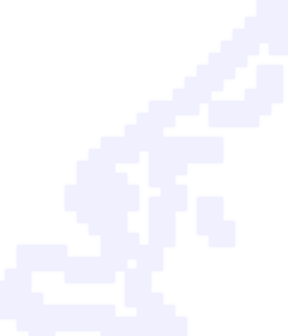
#> input picture assets/f1/circuits/austin.png, 288 x 336 px; its folder holds only this picture in this run
$ python -i logo_downloader.py   (imports and definitions only)
#> lines starting #> are read from the running program, lines starting #| are printed output that depends on the picture; after the words box and inside, x2 and y2 are one past the last pixel; in counts of white or black regions, pixels touching at a corner belong together
#> further down, picture is the input picture: PIL image 288x336 RGBA; mean R, G, B, A 240, 240, 255, 84.8
"""
Logo loader for F1 Scoreboard Plugin

Handles loading, caching, and resizing of F1 team logos, the F1 brand logo,
and circuit layout images. All assets are bundled as static PNGs.
Falls back to generating text-based placeholder logos for any missing teams.
"""

import logging
import os
from pathlib import Path
from typing import Dict, Optional, Tuple
from PIL import Image, ImageDraw, ImageEnhance, ImageFilter, ImageFont

from team_colors import get_team_color, normalize_constructor_id

logger = logging.getLogger(__name__)

# f1-live: team logos cleaned up for a 1:1 LED panel (asked for 2026-09-12 with
# a photo: the green Sauber K read, the wordmark under it was mush). Chosen from
# LED-dot mock-ups; each rule is keyed on the PNG's file name, from the bundled
# 96x96 art:
#   - every logo: crop the transparent margin before shrinking, so the mark
#     fills its slot (Aston Martin's is 80x18 of the 96: a few px tall uncropped)
#   - sauber, which the 2026 Audi team also resolves to: only the green K; the
#     SAUBER wordmark and the thin ring round it are illegible at 24 px
#   - ferrari, haas: drawn on their own white tile, a white block on the panel;
#     flood the tile away from its edge so the shield / H circle stands alone
#   - then harden: sharpen as it shows over black, lift saturation a touch, and
#     drop the faint half-transparent fringe instead of drawing it dim
#   - cadillac: pixel art drawn for the panel at the row's 20 px -- the colour
#     crest the user picked (tools/f1_cadillac_logo.py, 2026-09-12) in place of
#     a thin "CAD" placeholder -- so cropping or hardening would only damage it
#   - audi: the 2026 Audi team normalises to sauber, and draws audi.png when it
#     is there: the four rings as pixel art for the panel (tools/f1_audi_logo.py,
#     2026-09-13), in place of the Sauber K the user tired of. Unprocessed, like
#     cadillac; sauber.png and its K stay as the fallback.
_KEEP_ONLY = {"sauber": lambda r, g, b: g > 120 and r < 120 and b < 120}
_TILE_SEEDS = {"ferrari": ((2, 48), (93, 48)), "haas": ((14, 48), (81, 48))}
_NO_HARDEN = {"cadillac", "audi"}
_PREFERRED_FILES = {"sauber": ("audi",)}


def _harden(img: Image.Image) -> Image.Image:
    """Sharpen, saturate a touch, and make every pixel fully on or off."""
    r, g, b, a = img.convert("RGBA").split()
#> r: PIL image 288x336 L; every value is 240
#> b: PIL image 288x336 L; every value is 255
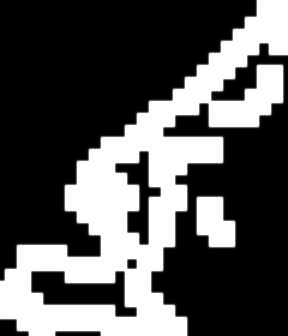
#> a: PIL image 288x336 L; min 0, max 255, mean 84.8
    comp = Image.composite(Image.merge("RGB", (r, g, b)), Image.new("RGB", img.size), a)
    comp = comp.filter(ImageFilter.UnsharpMask(radius=0.8, percent=130, threshold=1))
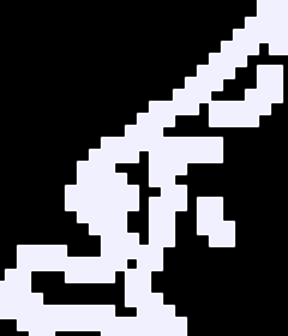
#> comp: PIL image 288x336 RGB; mean R, G, B 79.5, 79.5, 84
    comp = ImageEnhance.Color(comp).enhance(1.2)
    a = a.point(lambda v: 255 if v >= 100 else 0)
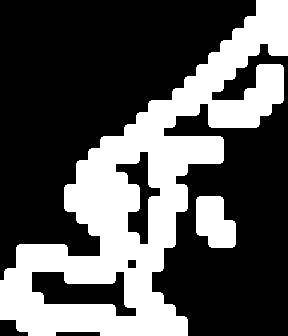
#> a: PIL image 288x336 L; 34.3% white; 2 white regions, box (x1, y1, x2, y2) and area: (0, 0, 288, 336) 31555, (196, 196, 236, 248) 1618
    return Image.merge("RGBA", (*comp.split(), a))
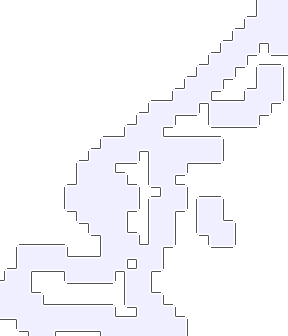
#> returned value: PIL image 288x336 RGBA; mean R, G, B, A 79.2, 79.2, 84, 87.4; transparent parts drawn white


# [23 lines left out: function _prepare_logo, not called in this run]


# Map ESPN circuit names/cities to our bundled circuit image filenames
# Keys are lowercased substrings matched against circuit_name or city
CIRCUIT_FILENAME_MAP = {
    "melbourne": "melbourne",
    "albert park": "melbourne",
    "shanghai": "shanghai",
    "suzuka": "suzuka",
    "bahrain": "bahrain",
    "sakhir": "bahrain",
    "jeddah": "jeddah",
    "miami": "miami",
    "hard rock": "miami",
    "gilles villeneuve": "montreal",
    "montreal": "montreal",
    "monaco": "monaco",
    "monte carlo": "monaco",
    "catalunya": "barcelona",
    "barcelona": "barcelona",
    "red bull ring": "spielberg",
    "spielberg": "spielberg",
    "silverstone": "silverstone",
    "spa": "spa",
    "francorchamps": "spa",
    "stavelot": "spa",
    "hungaroring": "budapest",
    "budapest": "budapest",
    "zandvoort": "zandvoort",
    "monza": "monza",
    "madrid": "madrid",
    "baku": "baku",
    "marina bay": "singapore",
    "singapore": "singapore",
    "americas": "austin",
    "austin": "austin",
    "hermanos rodriguez": "mexico_city",
    "mexico": "mexico_city",
    "interlagos": "interlagos",
    "carlos pace": "interlagos",
    "sao paulo": "interlagos",
    "las vegas": "las_vegas",
    "losail": "losail",
    "lusail": "losail",
    "qatar": "losail",
    "yas marina": "yas_marina",
    "abu dhabi": "yas_marina",
}


class F1LogoLoader:
    """Loads, caches, and resizes F1 team logos and circuit images."""

    # [198 lines left out: functions __init__, get_team_logo, get_f1_logo, _load_logo, _create_text_placeholder, get_circuit_image and 1 more, not called in this run]

    def clear_cache(self):
        """Clear the in-memory logo cache."""
        self._cache.clear()

    # [19 lines left out: function preload_all_teams, not called in this run]

>>> from PIL import Image
>>> picture = Image.open('assets/f1/circuits/austin.png')
>>> result = _harden(picture)

$ run again, on assets/f1/circuits/bahrain.png
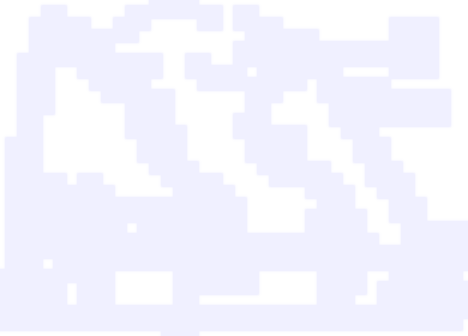
#> input picture assets/f1/circuits/bahrain.png, 468 x 336 px
#> picture is the input picture: PIL image 468x336 RGBA; mean R, G, B, A 240, 240, 255, 168.1
#> r: PIL image 468x336 L; every value is 240
#> b: PIL image 468x336 L; every value is 255
#> in _harden, `a = a.point(lambda v: 255 if v >= 100 else 0)`:
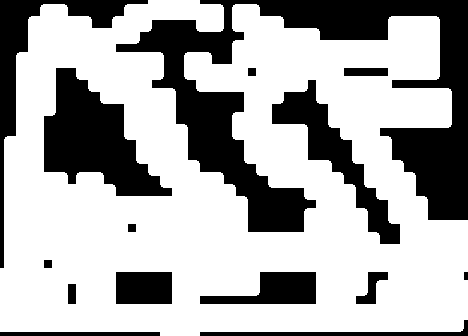
#> a: PIL image 468x336 L; 67.3% white; 15 black regions, largest, box (x1, y1, x2, y2) and area: (116, 0, 468, 232) 26227, (44, 68, 172, 196) 8332, (272, 80, 400, 244) 4939
#> in _harden, `return Image.merge("RGBA", (*comp.split(), a))`:
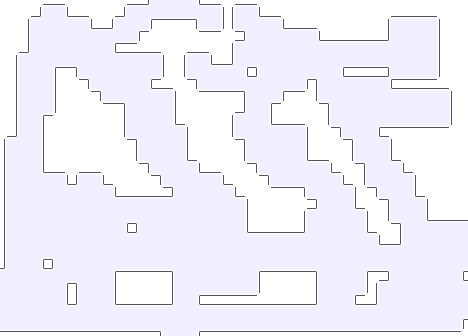
#> returned value: PIL image 468x336 RGBA; mean R, G, B, A 157.3, 157.3, 167.1, 171.6; transparent parts drawn white
